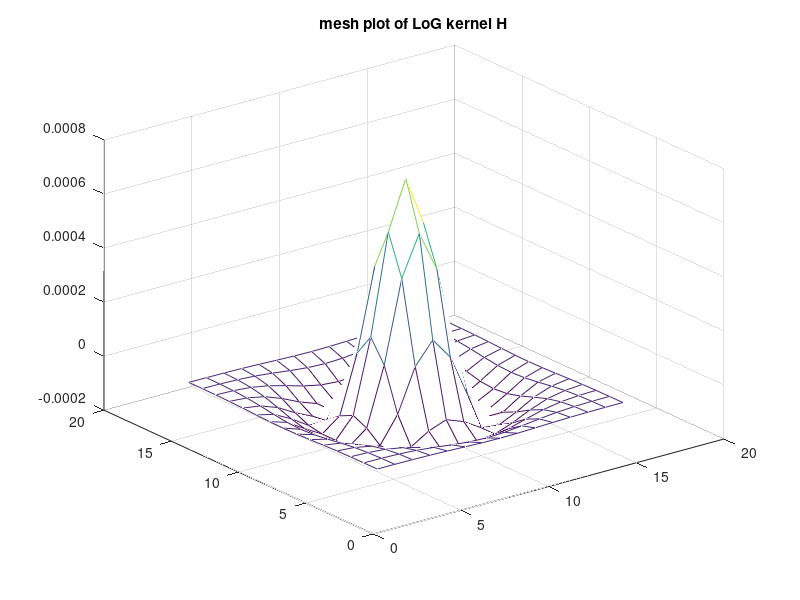

Here is the MATLAB script that generated this plot: (Note: this script raises an error after producing the figure.)
% Author: <njoffe@ucsd.edu> Nitay Joffe
% Date: 10/12/2006
% Class: CSE 166 - Image Processing
% Homework: 2
% Problem: 3 - Laplacian of Gaussian Edge Detection
clear;

% a) Use fspecial with the 'LoG' option to construct a 15x15 isotropic
%    Laplacian of Gaussian kernel with SIGMA=2. Call the kernel H. Make a mesh
%    plot of -H.
hsize = 15;
sigma = 2;
H = fspecial('LoG', hsize, sigma);

figure;
mesh(-H);
title('mesh plot of LoG kernel H');

% b) Using conv2 with the 'same' option, apply H to Figure 10.15(a) and call the
%    result F. Display the original image, the filtered image, and the filtered
%    image thresholded at zero.
I = imread('Fig10.15(a).jpg');
I_double = double(I);
F = conv2(I_double, H, 'same');
F_thresholded = F;
F_thresholded(F_thresholded < 0) = 0;

figure;
subplot(1,3,1);
imshow(I);
title('original image');
subplot(1,3,2);
imshow(F);
title('filtered image');
subplot(1,3,3);
imshow(F_thresholded);
title('filtered image thresholded at zero');

% c) Display the zero crossings of F as a contour plot superimposed on the raw
%    image. (Hint: use contour with level set parameter [0 0] and color ?k? or
%    ?r?.)
figure;
imshow(I);
hold;
contour(F, [0 0], 'r');
title('zero crossings of filtered image F');

% d) The contour plot in the previous step displays the zero crossings
%    regardless of edge strength. We can use the gradient magnitude to suppress
%    contours for weak edges as follows. Compute the smoothed gradient
%    magnitude M as in the previous exercise, using ? = 2. Set all pixels in F
%    for which M<tau equal to NaN. Pick a value of ? in the interval [2, 6].
%    Now reproduce the superimposed contour plot with this threshold in place.
sigma = 2;
sigma_squared = sigma^2;
pascal_row_number = 4*sigma_squared + 1;
pascal_row = diag(rot90(pascal(pascal_row_number)));
smoothing_filter = pascal_row ./ sum(pascal_row);
smoothed_I = conv2(smoothing_filter, smoothing_filter, I, 'same');

threshold_tau = 4;
[gradient_x, gradient_y] = gradient(smoothed_I);
gradient_magnitude = sqrt(gradient_x.*gradient_x + gradient_y.*gradient_y);
F(gradient_magnitude < threshold_tau) = NaN;

figure;
imshow(I);
hold;
contour(F, [0 0], 'r');
title(['contour plot after suppressing weak edges with tau = ' num2str(threshold_tau)]);